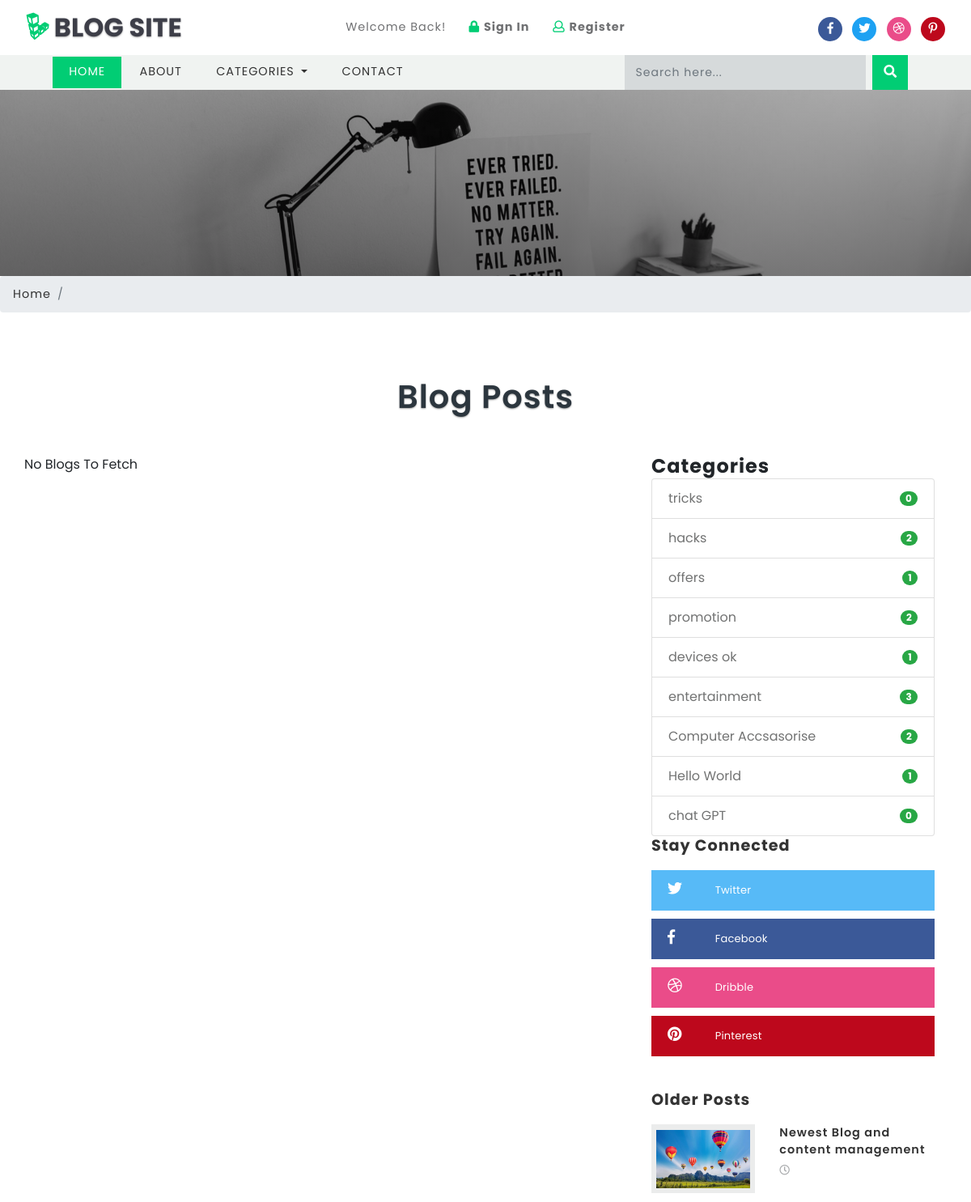
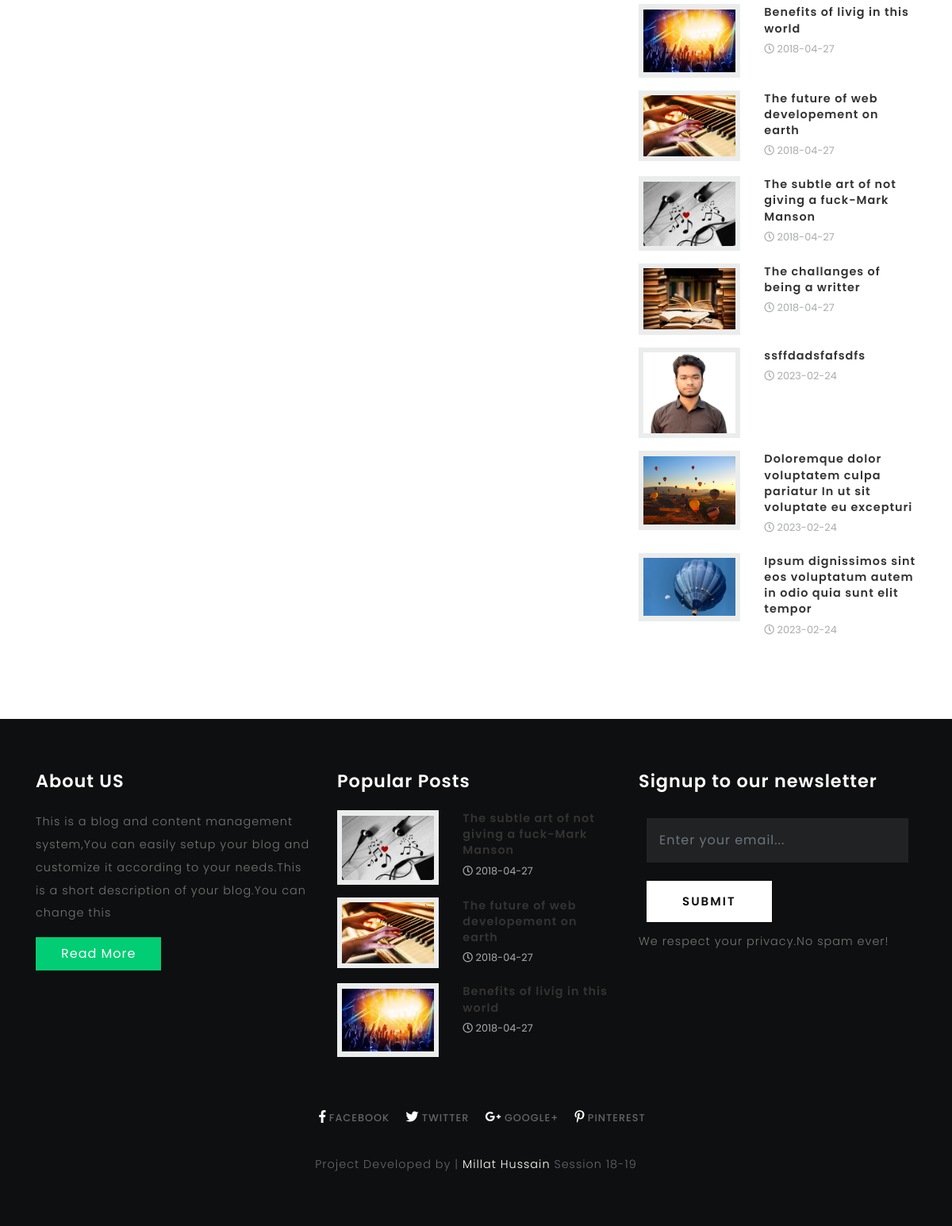
The app's page /category.php with its own data (2 pictures, top to bottom).
### tables this page shows
CREATE TABLE `blog_categories` (
  `id` int(10) UNSIGNED NOT NULL,
  `name` varchar(40) NOT NULL
);

CREATE TABLE `blogs` (
  `id` int(10) UNSIGNED NOT NULL,
  `title` varchar(190) NOT NULL,
  `tags` varchar(40) NOT NULL,
  `content` text NOT NULL,
  `photo` varchar(50) NOT NULL,
  `posted` varchar(40) NOT NULL,
  `date` date DEFAULT NULL,
  `author` varchar(40) DEFAULT NULL,
  `category` int(10) UNSIGNED NOT NULL
);

CREATE TABLE `titles` (
  `id` int(10) UNSIGNED NOT NULL,
  `website_name` varchar(40) DEFAULT NULL,
  `tagline` varchar(40) DEFAULT NULL,
  `icon` varchar(40) DEFAULT NULL,
  `keywords` varchar(220) DEFAULT NULL,
  `short_description` varchar(200) DEFAULT NULL,
  `bannertext1` varchar(150) DEFAULT NULL,
  `bannertext2` varchar(150) DEFAULT NULL,
  `bannertext3` varchar(150) DEFAULT NULL,
  `bannertext4` varchar(150) DEFAULT NULL,
  `detailed_description` text,
  `address` varchar(40) DEFAULT NULL,
  `email` varchar(80) DEFAULT NULL,
  `phone` varchar(40) DEFAULT NULL,
  `googlemap` varchar(255) DEFAULT NULL
);

### libs/fetch_data.php (the view, shortened to what this page needs)
<?php
function getshortdescription($table){
	require("database/db_connect.php");
	$sql="SELECT * FROM $table ";
	if ($result=mysqli_query($con,$sql))
	{
		foreach ($result as $titles => $sdc) {
			echo ''.$sdc['short_description'].'';
		}
	}
}
function countcategories(){
	require("database/db_connect.php");
	$sql="SELECT * FROM blog_categories LIMIT 10";
	if ($result=mysqli_query($con,$sql))
	{
		foreach ($result as $categoriescount => $categorydata) {
			$categoryid=$categorydata['id'];
			$sql="SELECT * FROM blogs WHERE category='$categoryid'";
			if ($result=mysqli_query($con,$sql)) {
				$rowcountcategory=mysqli_num_rows($result);
			}
			echo '<li class="list-group-item d-flex justify-content-between align-items-center">
			'.$categorydata['name'].'
			<span class="badge badge-success badge-pill">'.$rowcountcategory.'</span>
			</li>';
		}
	}
}
function getwebname($table){
	require("database/db_connect.php");
	$sql="SELECT * FROM $table ";
	if ($result=mysqli_query($con,$sql))
	{
		$rowcount=mysqli_num_rows($result);
		if ($rowcount==0) {
			echo 'No Name!!';
		}
		foreach ($result as $titles => $blogname) {
			echo ''.$blogname['website_name'].'';
		}
	}
}
function getlinks($table,$platform){
	require("database/db_connect.php");
	$sql="SELECT * FROM $table ";
	if ($result=mysqli_query($con,$sql))
	{
		$rowcount=mysqli_num_rows($result);
		if ($rowcount==0) {
			echo '#';
		}
		foreach ($result as $link => $site) {
			if ($platform=="facebook") {
				echo ''.$site['facebook'].'';
			}
			elseif ($platform=="twitter") {
				echo ''.$site['twitter'].'';
			}
			elseif ($platform=="googleplus") {
				echo ''.$site['googleplus'].'';
			}
			elseif ($platform=="pinterest") {
				echo ''.$site['pinterest'].'';
			}
			elseif ($platform=="dribble") {
				echo ''.$site['dribble'].'';
			}
		}
	}
}
function getcategoriesmenu($table)
{
	require("database/db_connect.php");
	$sql="SELECT * FROM $table ";
	if ($result=mysqli_query($con,$sql))
	{
		$rowcount=mysqli_num_rows($result);
		if ($rowcount==0) {
			echo 'No Categories';
		}
		foreach ($result as $blog_categories => $category) {
			echo '<a class="dropdown-item" href="category.php?id='.$category['id'].'">'.$category['name'].'</a>
			<div class="dropdown-divider"></div>';
		}
	}
}
function getolderposts($table){
	require("database/db_connect.php");
	$sql="SELECT * FROM $table WHERE posted='publish' ORDER BY id ASC LIMIT 8";
	if ($result=mysqli_query($con,$sql))
	{
		foreach ($result as $olderposts => $op) {
			echo '<div class="blog-grids row mb-3">
			<div class="col-md-5 blog-grid-left">
			<a href="single.php?id='.$op['id'].'">
			<img src="blogadmin/images/'.$op['photo'].'" class="img-fluid" alt="fantastic cms">
			</a>
			</div>
			<div class="col-md-7 blog-grid-right">
			<h5>
			<a href="single.php?id='.$op['id'].'">'.$op['title'].'</a>
			</h5>
			<div class="sub-meta">
			<span>
			<i class="far fa-clock"></i> '.$op['date'].'</span>
			</div>
			</div>
			</div>';
		}
	}
}
function getcategoryblogs($table,$id){
	require("database/db_connect.php");
	$sql="SELECT * FROM $table WHERE category='$id' ORDER BY id DESC LIMIT 10";
	if ($result=mysqli_query($con,$sql))
	{
		$rowcount=mysqli_num_rows($result);
		if ($rowcount==0) {
			echo 'No Blogs To Fetch';
		}
	}
}
function getpopularposts($table){
	require("database/db_connect.php");
	$sql="SELECT * FROM $table ORDER BY count DESC LIMIT 3";
	if ($result=mysqli_query($con,$sql))
	{
		foreach ($result as $pagehits => $hits) {
			$storepage=$hits['page'];
			$sql="SELECT * FROM blogs WHERE title='$storepage'";
			if ($result=mysqli_query($con,$sql)) {
				foreach ($result as $allblogs => $specificblog) {
					echo '<div class="blog-grids row mb-3">
							<div class="col-md-5 blog-grid-left">
								<a href="single.php?id='.$specificblog['id'].'">
									<img src="blogadmin/images/'.$specificblog['photo'].'" class="img-fluid" alt="fantastic cms">
								</a>
							</div>
							<div class="col-md-7 blog-grid-right">
								<h5>
									<a href="single.php?id='.$specificblog['id'].'">'.$specificblog['title'].' </a>
								</h5>
								<div class="sub-meta">
									<span>
										<i class="far fa-clock"></i> '.$specificblog['date'].'</span>
								</div>
							</div>
						</div>';
				}
			}
		}
	}
}
?>

### css/single.css (style rules this page uses)
.tech-btm img { background: #fff; padding: 6px; }

### css/style.css (style rules this page uses)
html, body { margin: 0; font-size: 100%; font-family: 'Poppins', sans-serif; background: #fff; }
body a { text-decoration: none; transition: 0.5s all; -webkit-transition: 0.5s all; -moz-transition: 0.5s all; -o-transition: 0.5s all; -ms-transition: 0.5s all; }
h1, h2, h3, h4, h5, h6 { margin: 0; font-family: 'Poppins', sans-serif; letter-spacing:1px; }
.tech-btm img { background: #ebecec; padding: .4em; }
.tech-btm h5 { font-size: 0.9em; line-height: 1.4em; font-weight: 600; }
.tech-btm h5 a { color:#333; }
.sub-meta span { font-size: 0.8em; color: #a9abad; line-height: 2.5em; }
.footer-grid-agileits-w3ls img { width:100%; }

### records on screen
blog_categories: name "tricks", rowcountcategory "0"
blog_categories: name "hacks", rowcountcategory "2"
blog_categories: name "offers", rowcountcategory "1"
blog_categories: name "promotion", rowcountcategory "2"
blog_categories: name "devices ok", rowcountcategory "1"
blog_categories: name "entertainment", rowcountcategory "3"
blog_categories: name "Computer Accsasorise", rowcountcategory "2"
blog_categories: name "Hello World", rowcountcategory "1"
blog_categories: name "chat GPT", rowcountcategory "0"
blogs: photo (picture), title "Newest Blog and content management"
blogs: photo (picture), title "Benefits of livig in this world", date "2018-04-27"
blogs: photo (picture), title "The future of web developement on earth", date "2018-04-27"
blogs: photo (picture), title "The subtle art of not giving a fuck-Mark Manson", date "2018-04-27"
blogs: photo (picture), title "The challanges of being a writter", date "2018-04-27"
blogs: photo (picture), title "ssffdadsfafsdfs", date "2023-02-24"
blogs: photo (picture), title "Doloremque dolor voluptatem culpa pariatur In ut sit voluptate eu excepturi", date "2023-02-24"
blogs: photo (picture), title "Ipsum dignissimos sint eos voluptatum autem in odio quia sunt elit tempor", date "2023-02-24"
titles: short_description "This is a blog and content management system,You can easily setup your blog and customize it according to your needs.This is a short description of your blog.You can change this"
